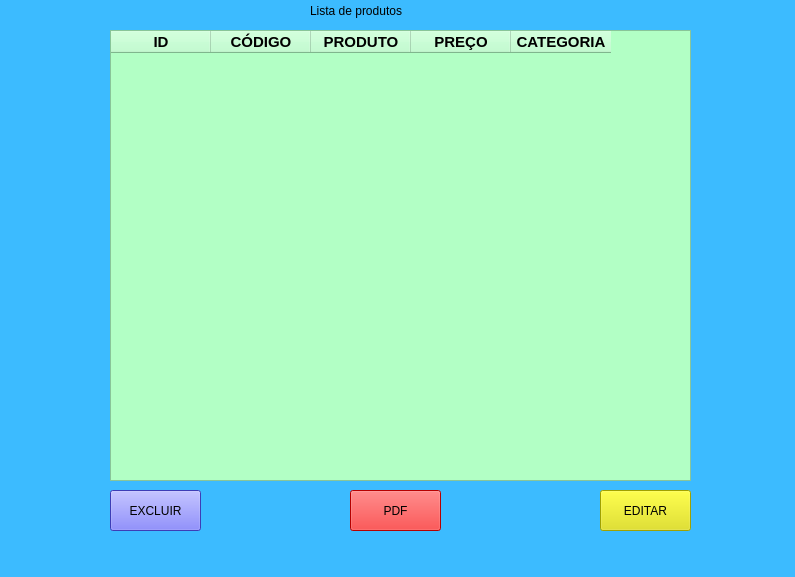
<?xml version="1.0" encoding="UTF-8"?>
<ui version="4.0">
 <class>MainWindow</class>
 <widget class="QMainWindow" name="MainWindow">
  <property name="geometry">
   <rect>
    <x>0</x>
    <y>0</y>
    <width>795</width>
    <height>577</height>
   </rect>
  </property>
  <property name="windowTitle">
   <string>MainWindow</string>
  </property>
  <property name="styleSheet">
   <string notr="true">background-color: rgb(60, 187, 255);</string>
  </property>
  <widget class="QWidget" name="centralwidget">
   <widget class="QLabel" name="label">
    <property name="geometry">
     <rect>
      <x>310</x>
      <y>-10</y>
      <width>191</width>
      <height>41</height>
     </rect>
    </property>
    <property name="styleSheet">
     <string notr="true">font: 700 15pt &quot;Segoe UI&quot;;</string>
    </property>
    <property name="text">
     <string>Lista de produtos</string>
    </property>
   </widget>
   <widget class="QTableWidget" name="tableWidget">
    <property name="geometry">
     <rect>
      <x>110</x>
      <y>30</y>
      <width>581</width>
      <height>451</height>
     </rect>
    </property>
    <property name="styleSheet">
     <string notr="true">background-color: rgb(178, 255, 197);
font: 13pt &quot;Segoe UI&quot;;</string>
    </property>
    <column>
     <property name="text">
      <string>ID</string>
     </property>
     <property name="font">
      <font>
       <pointsize>11</pointsize>
       <bold>true</bold>
      </font>
     </property>
    </column>
    <column>
     <property name="text">
      <string>CÓDIGO</string>
     </property>
     <property name="font">
      <font>
       <pointsize>11</pointsize>
       <bold>true</bold>
      </font>
     </property>
    </column>
    <column>
     <property name="text">
      <string>PRODUTO</string>
     </property>
     <property name="font">
      <font>
       <pointsize>11</pointsize>
       <bold>true</bold>
      </font>
     </property>
    </column>
    <column>
     <property name="text">
      <string>PREÇO</string>
     </property>
     <property name="font">
      <font>
       <pointsize>11</pointsize>
       <bold>true</bold>
      </font>
     </property>
    </column>
    <column>
     <property name="text">
      <string>CATEGORIA</string>
     </property>
     <property name="font">
      <font>
       <pointsize>11</pointsize>
       <bold>true</bold>
      </font>
     </property>
    </column>
   </widget>
   <widget class="QPushButton" name="pushButton">
    <property name="geometry">
     <rect>
      <x>350</x>
      <y>490</y>
      <width>91</width>
      <height>41</height>
     </rect>
    </property>
    <property name="styleSheet">
     <string notr="true">background-color : rgb(255, 0, 0);
font: 15pt &quot;Segoe UI&quot;;</string>
    </property>
    <property name="text">
     <string>PDF</string>
    </property>
   </widget>
   <widget class="QPushButton" name="pushButton_2">
    <property name="geometry">
     <rect>
      <x>110</x>
      <y>490</y>
      <width>91</width>
      <height>41</height>
     </rect>
    </property>
    <property name="styleSheet">
     <string notr="true">background-color : rgb(85, 85, 255);
font: 15pt &quot;Segoe UI&quot;;</string>
    </property>
    <property name="text">
     <string>EXCLUIR</string>
    </property>
   </widget>
   <widget class="QPushButton" name="pushButton_3">
    <property name="geometry">
     <rect>
      <x>600</x>
      <y>490</y>
      <width>91</width>
      <height>41</height>
     </rect>
    </property>
    <property name="styleSheet">
     <string notr="true">background-color : rgb(255, 0, 0);
background-color: rgb(225, 225, 0);
font: 15pt &quot;Segoe UI&quot;;</string>
    </property>
    <property name="text">
     <string>EDITAR</string>
    </property>
   </widget>
  </widget>
  <widget class="QMenuBar" name="menubar">
   <property name="geometry">
    <rect>
     <x>0</x>
     <y>0</y>
     <width>795</width>
     <height>22</height>
    </rect>
   </property>
  </widget>
  <widget class="QStatusBar" name="statusbar"/>
 </widget>
 <resources/>
 <connections/>
</ui>
